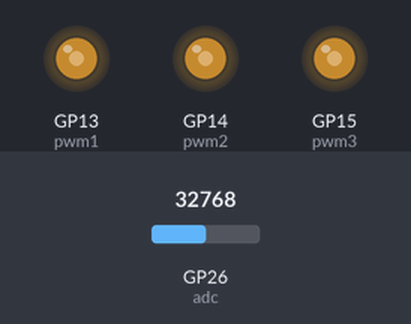
Recording of a program running on a simulated Raspberry Pi Pico running MicroPython. Shown: output pins drawn as LEDs (lit = HIGH). The inputs (shaded band) are chosen by the test bench; at power-on: GP26 (adc) = 32768 (analog values on the 0–65535 scale).

Above: at 1.2 s.
1.3 s: GP26 (adc) set to 45874
At 2.5 s:
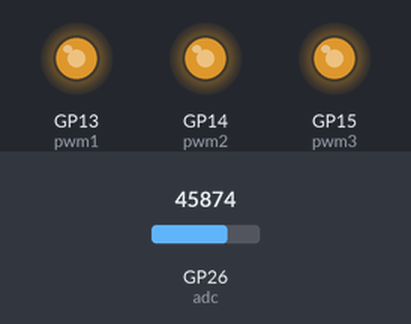
2.8 s: GP26 (adc) set to 57670
At 3.6 s:
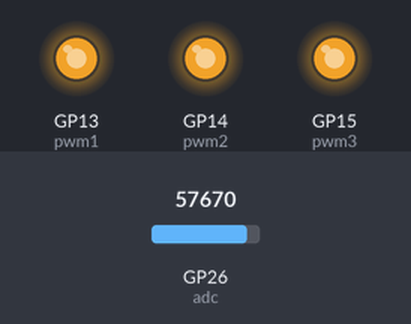
4.3 s: GP26 (adc) set to 7864
At 4.8 s:
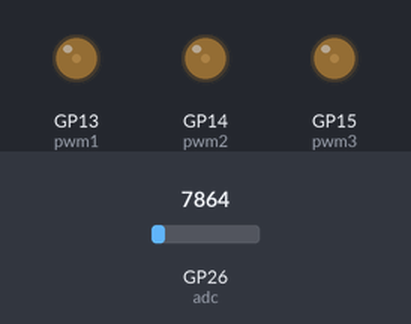
5.8 s: GP26 (adc) set to 0
At 7.1 s:
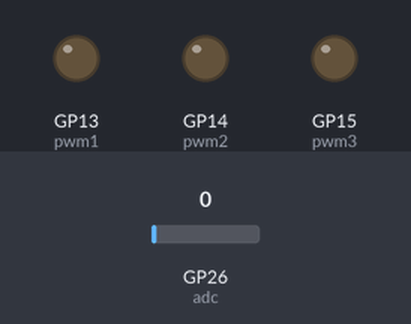
Timing chart, 0 to 8.3 s (numbered marks = the images above; inputs shaded):
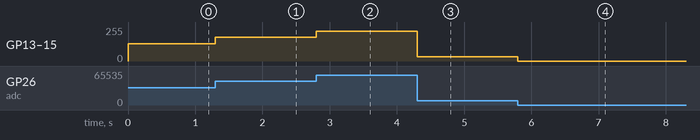

The program:

Lab2-4.py
```python
from machine import Pin, PWM, ADC

adc = ADC(Pin(26))
pwm1 = PWM(Pin(13))
pwm1.freq(1000)

pwm2 = PWM(Pin(14))
pwm2.freq(1000)

pwm3 = PWM(Pin(15))
pwm3.freq(1000)

pwm1.freq(1000)
pwm2.freq(1000)
pwm3.freq(1000)

while True:
    duty = adc.read_u16()
    pwm1.duty_u16(duty)
    duty = adc.read_u16()
    pwm2.duty_u16(duty)
    duty = adc.read_u16()
    pwm3.duty_u16(duty)


    
```

Measured:
- after the input at 1.3 s, GP13 (pwm1), GP14 (pwm2), GP15 (pwm3): 128/255 → 178/255 at once
- after the input at 2.8 s, GP13 (pwm1), GP14 (pwm2), GP15 (pwm3): 178/255 → 224/255 at once
- after the input at 4.3 s, GP13 (pwm1), GP14 (pwm2), GP15 (pwm3): 224/255 → 31/255 at once
- after the input at 5.8 s, GP13 (pwm1), GP14 (pwm2), GP15 (pwm3): 31/255 → 0/255 at once
